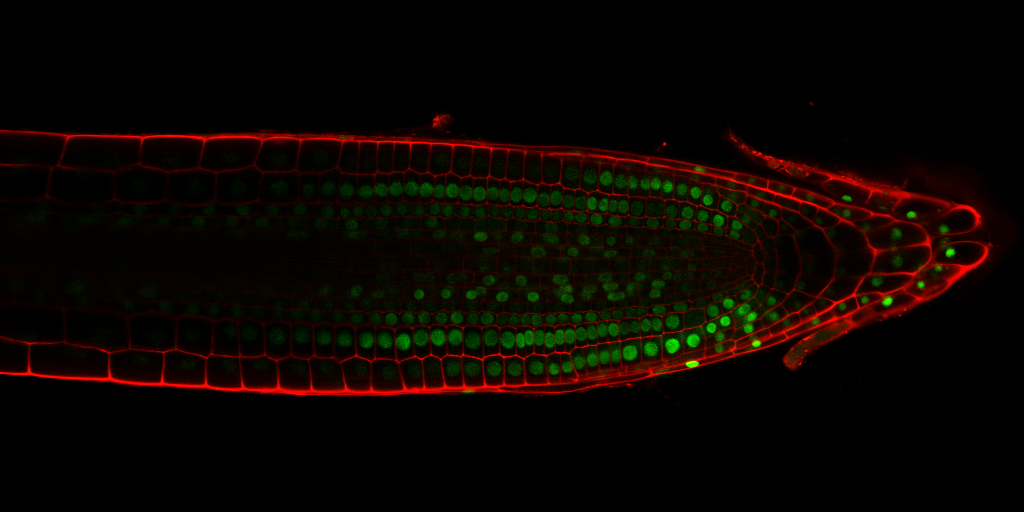
%> input picture Image Processing/An easy-to-use and effective tool for counting cell nuclei in confocal laser microscopy images/StackNinja3.bmp, 1024 x 512 px
$ octave Code.m   (GNU Octave 9; MATLAB toolbox functions it lacks are replaced by stand-ins)
%> lines starting %> are read from the running program, lines starting %| are printed output that depends on the picture; in (x1, y1, x2, y2) boxes, pixels count from 0 and x2, y2 are one past the last pixel; in counts of white or black regions, pixels touching at a corner belong together; the program's own positions count from 1
%% Image Acquire
% Read the image from disk. To read different pictures, you can change the
% input picture as you want :)
pic1 = imread('StackNinja3.bmp');
%> pic1 is the input picture: size 512x1024x3 uint8; mean R, G, B 11.4, 4.9, 0

%% Color Conversion: From RGB to HSV
% Change the color space from GRB to HSV
pic1_hsv = rgb2hsv(pic1);
%> pic1_hsv: size 512x1024x3 double; mean H, S, V 0.0693, 0.526, 0.0552

%% Extract the Hue channel
% After analysis, extract hue channel as it contains most of important
% information and it is easy to deal with segementation
pic1_h_channel = pic1_hsv(:,:,1);
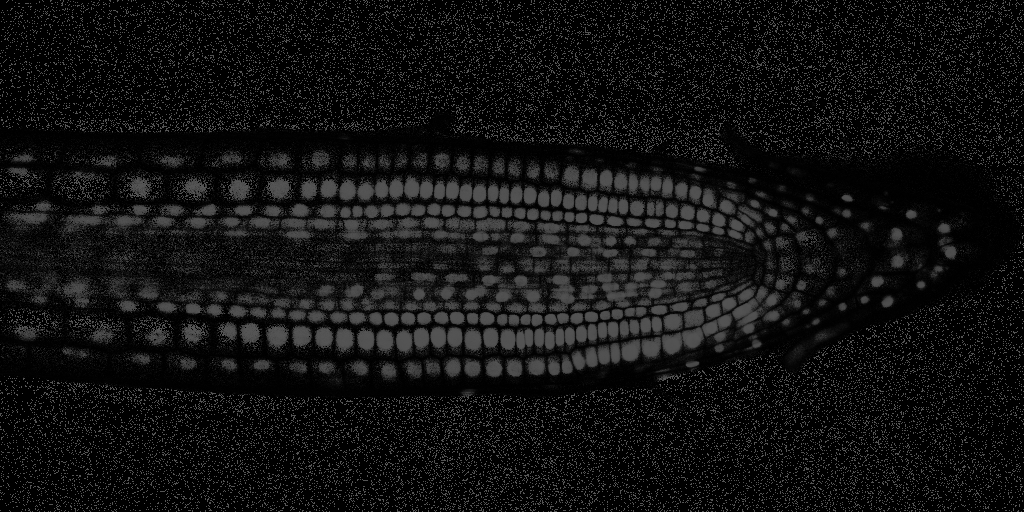
%> pic1_h_channel: size 512x1024 double; min 0, max 0.333, mean 0.0693

%% Noise Reduction
% Before binary image processing, it is important to conduct necessary
% noise reduction. Here, two noise recutions approaches are combined for a
% better result.
pic1_NR = medfilt2(pic1_h_channel)
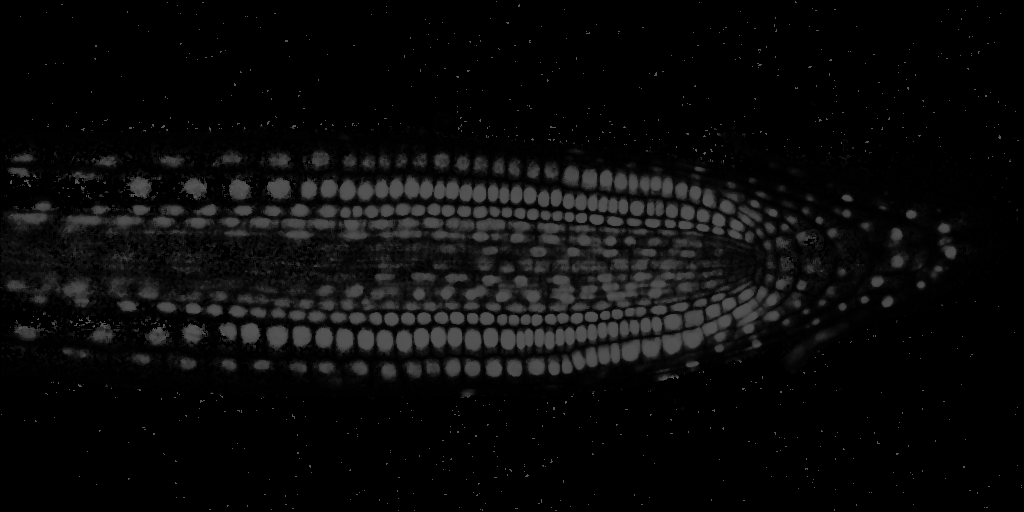
%> pic1_NR: size 512x1024 double; min 0, max 0.333, mean 0.0423
pic1_NR = filter2(fspecial('Gaussian', 3, 1), pic1_NR)
figure
imshow(pic1_NR)
impixelregion
%> (this line was passed over: impixelregion is not available in this run)
%% Thresholding
% By visualising area of nuclei, 0.17 was chose as the threshold
pic1_thresholding = pic1_NR > 0.17
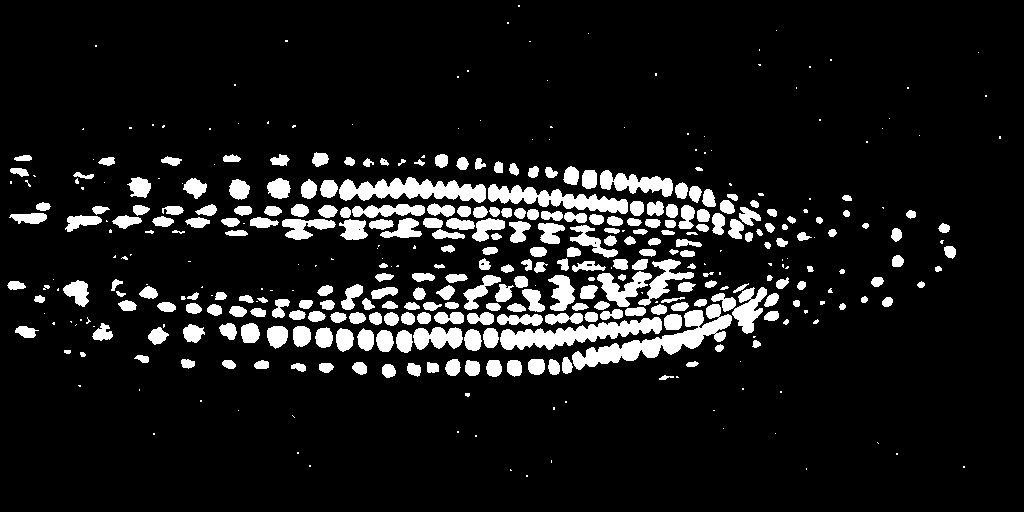
%> pic1_thresholding: size 512x1024 logical; 10.2% white; 412 white regions (143 under 20 px), largest, box (x1, y1, x2, y2) and area: (572, 304, 732, 370) 3055, (500, 317, 662, 350) 2422, (339, 177, 486, 203) 2232

%% Dilation
% Closing is conducted. Dilation is done here to first cover the negative impact caused by
% thresholding.
se90 = strel('line', 1,90);
se0 = strel('line', 1,0);
pic1_dila = imdilate(pic1_thresholding,[se90 se0]);

%% Errosion
% Erosion conducted here is designed for eliminate dilation effect on noise
%
seD = strel('disk',1);
pic1_ero = imerode(pic1_dila, seD);
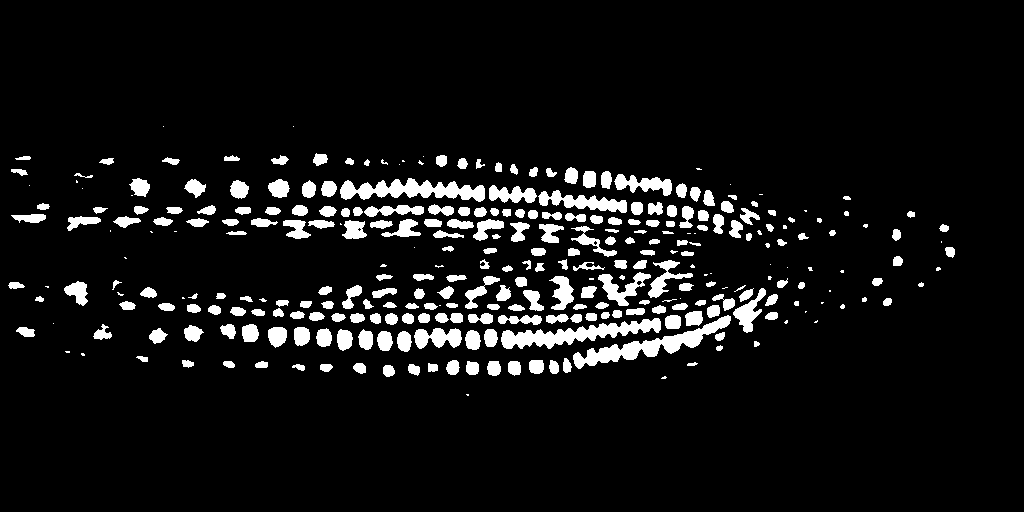
%> pic1_ero: size 512x1024 logical; 7.5% white; 312 white regions (60 under 20 px), largest, box (x1, y1, x2, y2) and area: (573, 315, 731, 369) 2110, (501, 318, 661, 349) 2022, (340, 178, 485, 202) 1864
pic1_ero = imerode(pic1_ero, seD);
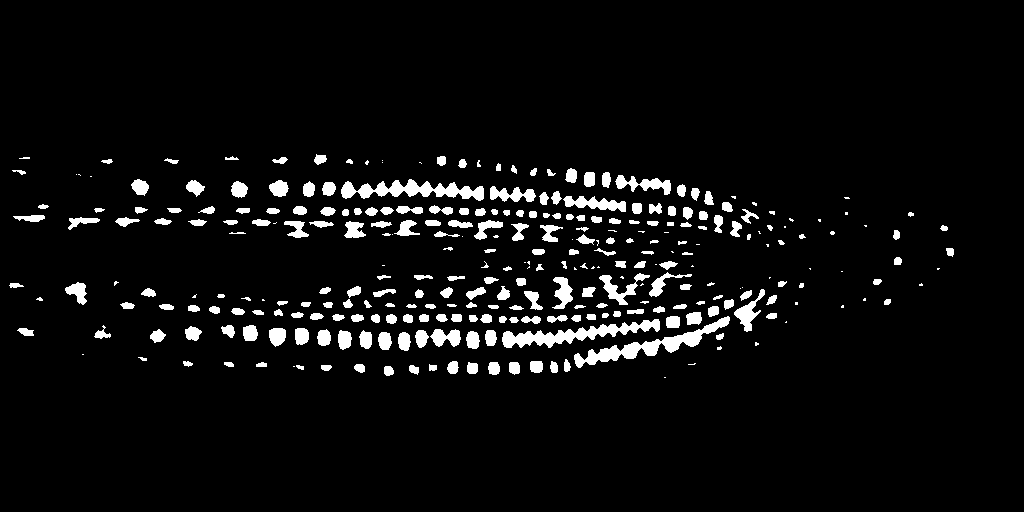
%> pic1_ero: size 512x1024 logical; 5.2% white; 306 white regions (68 under 20 px), largest, box (x1, y1, x2, y2) and area: (574, 316, 730, 368) 1733, (502, 319, 660, 348) 1638, (341, 179, 484, 201) 1506
pic1_final = pic1_ero
figure
imshow(pic1_final);

%% Counting Nuclei
% Count the independent connected area as nuclei.
[L, n] = bwlabel(pic1_final, 8)
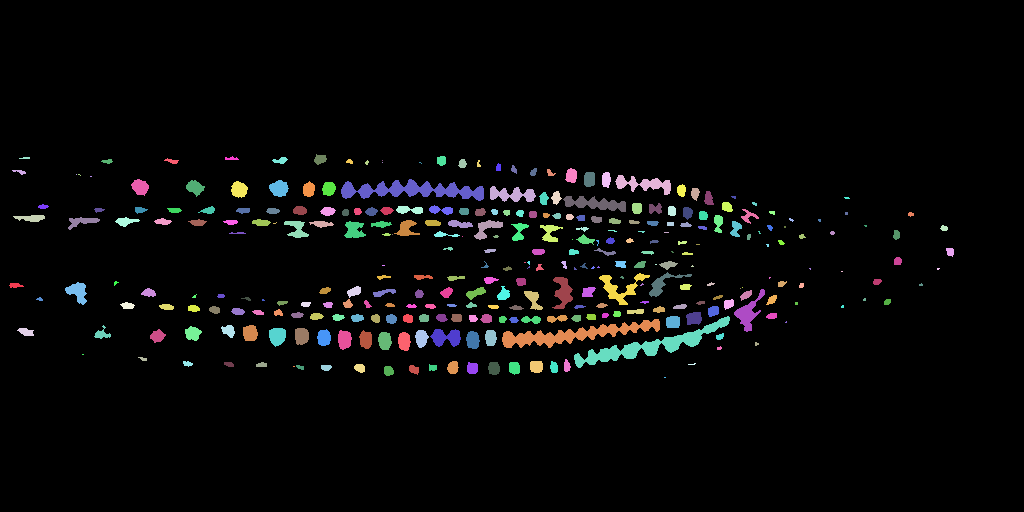
%> L: size 512x1024 double; 307 distinct labels, from 0 to 306; one colour per label, 0 black
%> n = 306

%% Mask overlay
% Overlay the mask on original picture to help visualize the effect of
% segmentation. It also helps to evaluate the result.
figure
imshow(labeloverlay(pic1,uint8(pic1_final)));
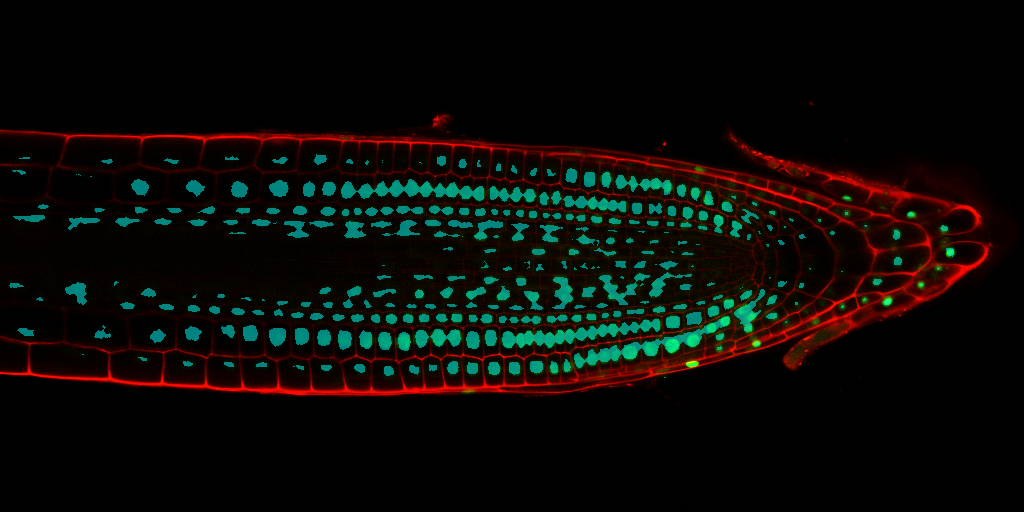
%> displayed picture: size 512x1024x3, on the screen's scale of 0 to 255; mean R, G, B 11.3, 10.4, 6.7
title("The number of nuclei is: " + n);

$ run again, with Image Processing/An easy-to-use and effective tool for counting cell nuclei in confocal laser microscopy images/StackNinja1.bmp copied over Image Processing/An easy-to-use and effective tool for counting cell nuclei in confocal laser microscopy images/StackNinja3.bmp
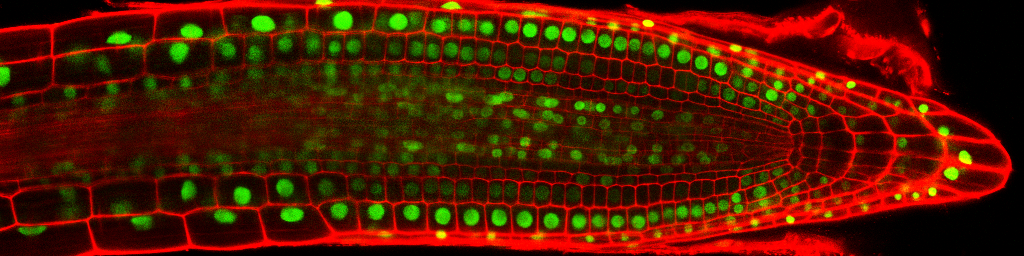
%> input picture Image Processing/An easy-to-use and effective tool for counting cell nuclei in confocal laser microscopy images/StackNinja1.bmp, 1024 x 256 px
%> pic1 is the input picture: size 256x1024x3 uint8; mean R, G, B 80.4, 25.1, 0
%> pic1_hsv: size 256x1024x3 double; mean H, S, V 0.0604, 0.951, 0.344
%> pic1_thresholding: size 256x1024 logical; 11.3% white; 271 white regions (53 under 20 px), largest, box (x1, y1, x2, y2) and area: (378, 75, 473, 103) 1148, (376, 13, 422, 30) 662, (322, 63, 346, 95) 419
%> `[L, n] = bwlabel(pic1_final, 8)`:
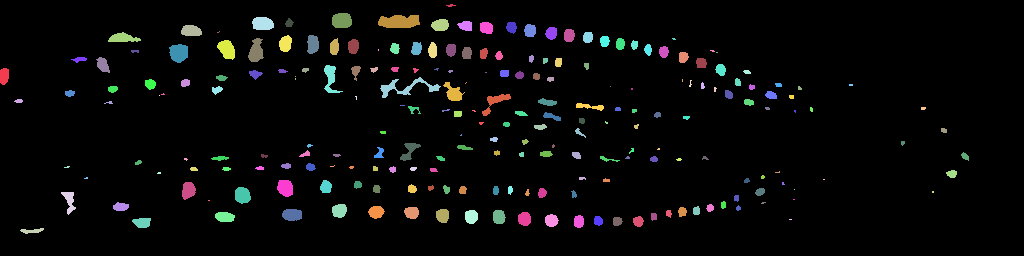
%> L: size 256x1024 double; 223 distinct labels, from 0 to 222; one colour per label, 0 black
%> n = 222
%> `imshow(labeloverlay(pic1,uint8(pic1_final)));`:
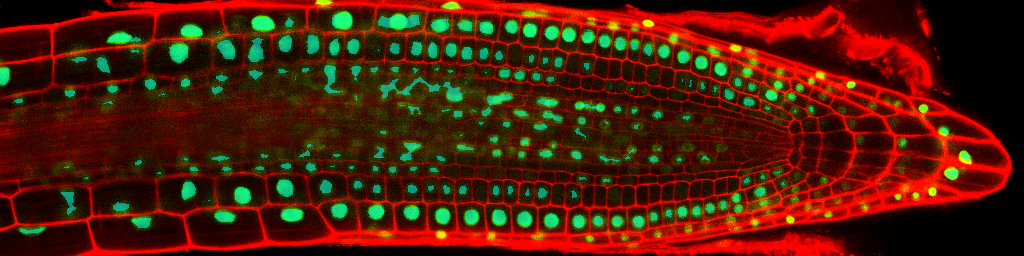
%> displayed picture: size 256x1024x3, on the screen's scale of 0 to 255; mean R, G, B 79.2, 28.3, 7

$ run again, with Image Processing/An easy-to-use and effective tool for counting cell nuclei in confocal laser microscopy images/StackNinja2.bmp copied over Image Processing/An easy-to-use and effective tool for counting cell nuclei in confocal laser microscopy images/StackNinja3.bmp
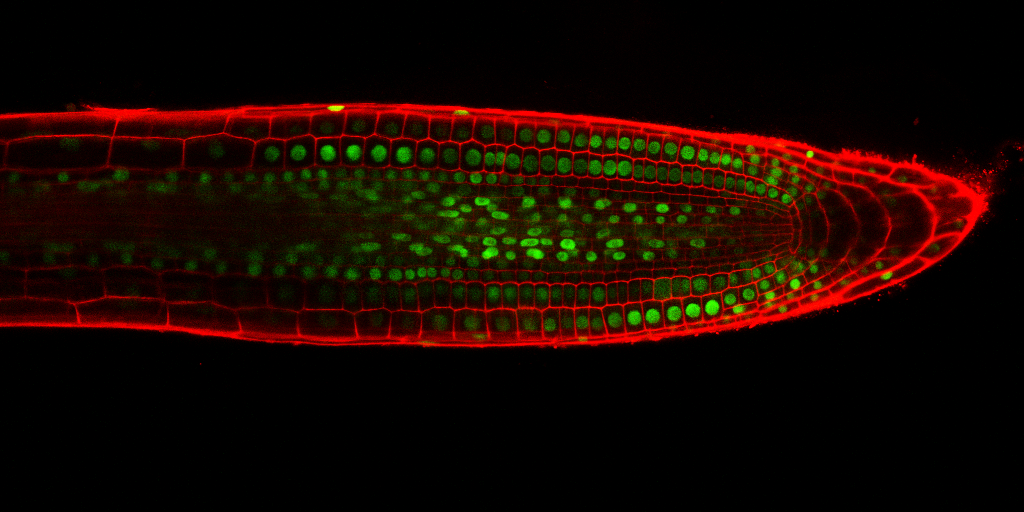
%> input picture Image Processing/An easy-to-use and effective tool for counting cell nuclei in confocal laser microscopy images/StackNinja2.bmp, 1024 x 512 px
%> pic1 is the input picture: size 512x1024x3 uint8; mean R, G, B 24.8, 7.4, 0
%> pic1_hsv: size 512x1024x3 double; mean H, S, V 0.0394, 0.556, 0.109
%> pic1_thresholding: size 512x1024 logical; 6.6% white; 268 white regions (53 under 20 px), largest, box (x1, y1, x2, y2) and area: (329, 169, 440, 230) 2425, (417, 203, 509, 267) 2319, (502, 186, 553, 260) 1358
%> `[L, n] = bwlabel(pic1_final, 8)`:
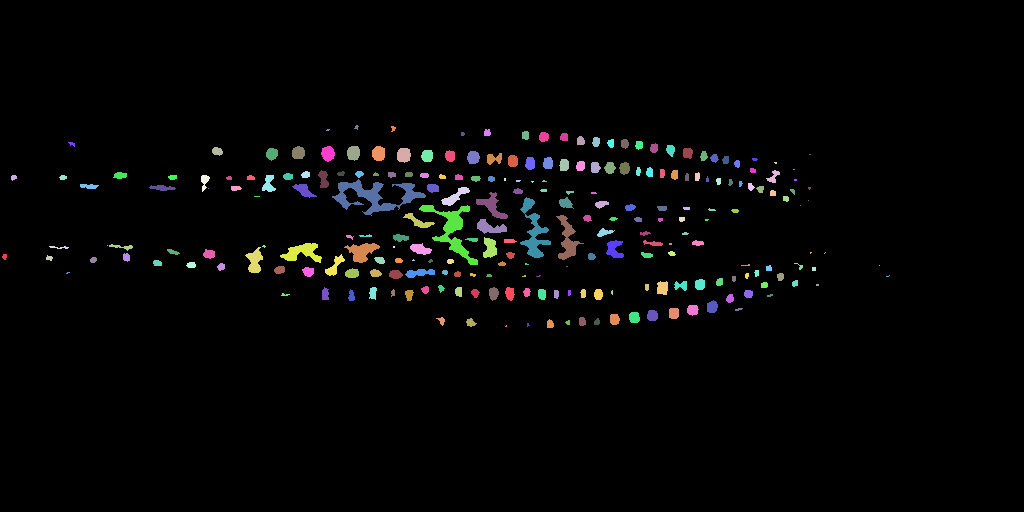
%> L: size 512x1024 double; 237 distinct labels, from 0 to 236; one colour per label, 0 black
%> n = 236
%> `imshow(labeloverlay(pic1,uint8(pic1_final)));`:
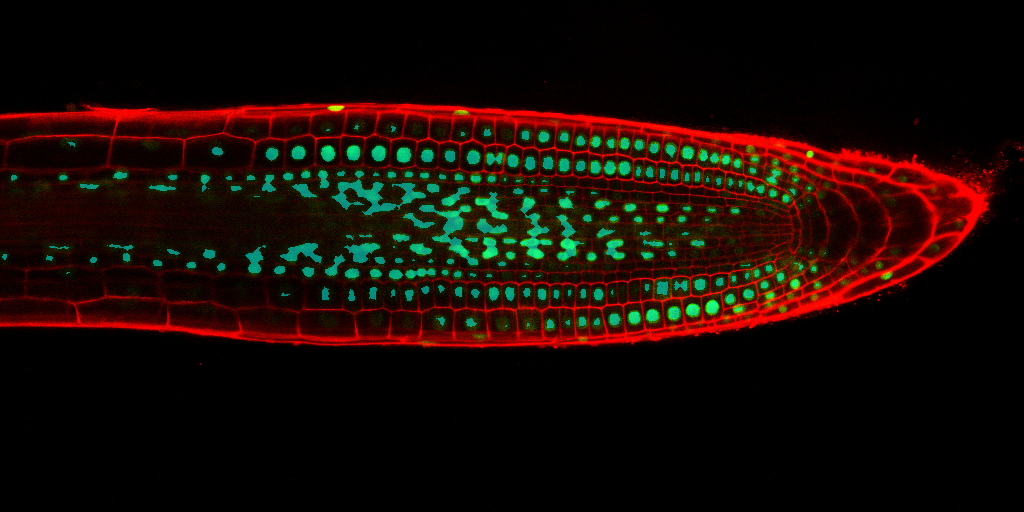
%> displayed picture: size 512x1024x3, on the screen's scale of 0 to 255; mean R, G, B 24.4, 10.2, 4.1
